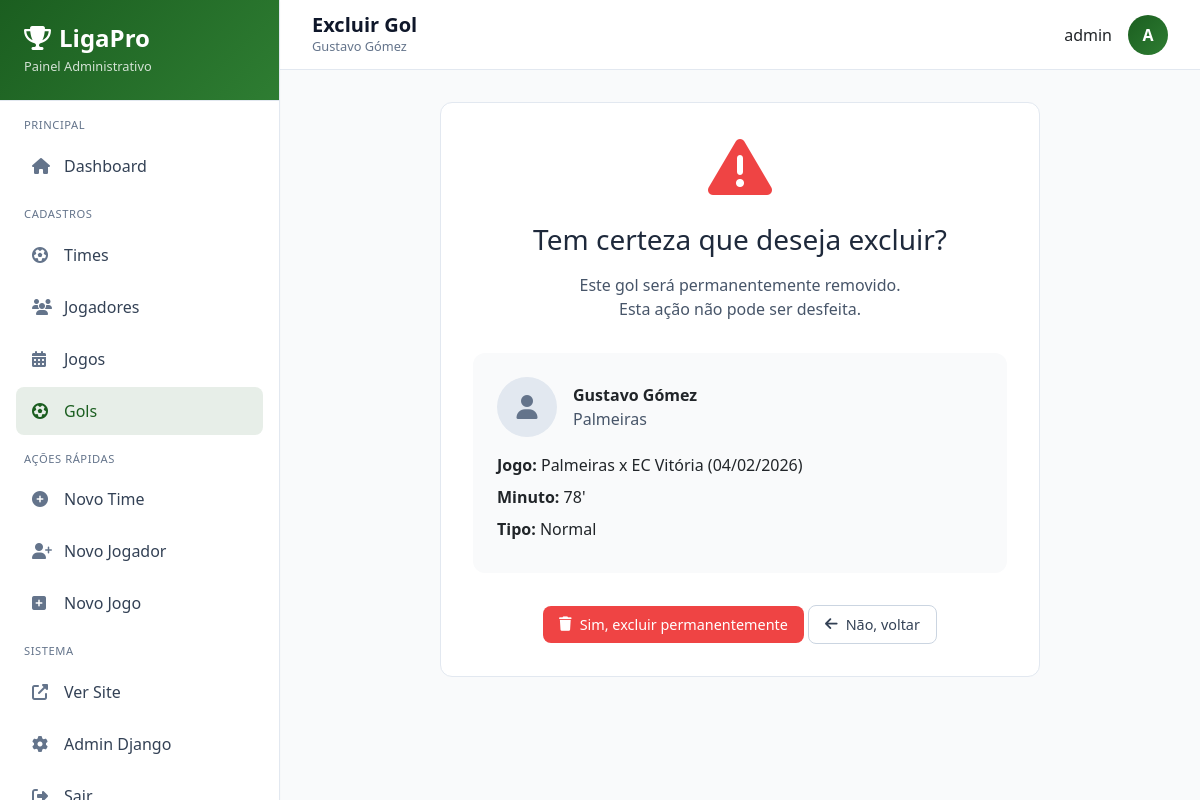
/painel/gols/15/excluir/ (signed in), run on the app's committed database.
### core/models.py (models this page shows, shortened)
class Gol(models.Model):
    TIPOS_GOL = [
        ('NORMAL', 'Normal'),
        ('PENALTI', 'Pênalti'),
        ('FALTA', 'Falta'),
        ('CONTRA', 'Contra'),
    ]
    jogo = models.ForeignKey(Jogo, on_delete=models.CASCADE, related_name='gols', verbose_name='Jogo')
    jogador = models.ForeignKey(Jogador, on_delete=models.CASCADE, related_name='gols', verbose_name='Jogador')
    time = models.ForeignKey(Time, on_delete=models.CASCADE, related_name='gols', verbose_name='Time')
    minuto = models.IntegerField('Minuto do Gol')
    tipo = models.CharField('Tipo de Gol', max_length=10, choices=TIPOS_GOL, default='NORMAL')
    contra = models.BooleanField('Gol Contra?', default=False)
    data_cadastro = models.DateTimeField('Data de Cadastro', auto_now_add=True)
    class Meta:
        verbose_name = 'Gol'
        verbose_name_plural = 'Gols'
        ordering = ['jogo', 'minuto']

class Jogador(models.Model):
    POSICOES = [
        ('GOL', 'Goleiro'),
        ('ZAG', 'Zagueiro'),
        ('LAT', 'Lateral'),
        ('VOL', 'Volante'),
        ('MEI', 'Meio-campo'),
        ('ATA', 'Atacante'),
        ('TEC', 'Técnico'),
    ]
    nome = models.CharField('Nome do Jogador', max_length=100)
    time = models.ForeignKey(Time, on_delete=models.CASCADE, related_name='jogadores', verbose_name='Time')
    numero = models.IntegerField('Número da Camisa', null=True, blank=True)
    posicao = models.CharField('Posição', max_length=3, choices=POSICOES)
    foto = models.ImageField('Foto', upload_to='jogadores/', null=True, blank=True)
    data_nascimento = models.DateField('Data de Nascimento', null=True, blank=True)
    nacionalidade = models.CharField('Nacionalidade', max_length=50, default='Brasileiro')
    ativo = models.BooleanField('Ativo?', default=True)
    data_cadastro = models.DateTimeField('Data de Cadastro', auto_now_add=True)
    class Meta:
        verbose_name = 'Jogador'
        verbose_name_plural = 'Jogadores'
        ordering = ['time', 'posicao', 'numero']

class Time(models.Model):
    nome = models.CharField('Nome do Time', max_length=100)
    logo = models.ImageField('Logo', upload_to='logos/', null=True, blank=True)
    data_criacao = models.DateTimeField('Data de Cadastro', auto_now_add=True)
    class Meta:
        verbose_name = 'Time'
        verbose_name_plural = 'Times'
        ordering = ['nome']

class Jogo(models.Model):
    time_casa = models.ForeignKey(
        Time,
        on_delete=models.CASCADE,
        related_name='jogos_como_casa',
        verbose_name='Time da Casa'
    )
    time_visitante = models.ForeignKey(
        Time,
        on_delete=models.CASCADE,
        related_name='jogos_como_visitante',
        verbose_name='Time Visitante'
    )
    gols_casa = models.IntegerField('Gols do Time da Casa', default=0)
    gols_visitante = models.IntegerField('Gols do Time Visitante', default=0)
    data_jogo = models.DateTimeField('Data do Jogo')
    local = models.CharField('Local do Jogo', max_length=200, blank=True, null=True)
    rodada = models.IntegerField('Rodada', default=1)
    realizado = models.BooleanField('Jogo Realizado?', default=False)
    class Meta:
        verbose_name = 'Jogo'
        verbose_name_plural = 'Jogos'
        ordering = ['-data_jogo']

### painel/views.py (the view)
# urls.py: path('gols/<int:gol_id>/excluir/', views.excluir_gol, name='excluir_gol'),
@staff_member_required
def excluir_gol(request, gol_id):
    gol = get_object_or_404(Gol, id=gol_id)
    if request.method == 'POST':
        descricao = str(gol)
        gol.delete()
        messages.success(request, f'Gol excluído com sucesso!')
        return redirect('painel:lista_gols')
    context = {
        'gol': gol,
    }
    return render(request, 'painel/excluir_gol.html', context)

### templates/painel/excluir_gol.html (shortened to what this page needs)
{% extends 'painel/base_painel.html' %}
{% load static %}
{% block page_title %}Excluir Gol{% endblock %}
{% block page_subtitle %}{{ gol.jogador.nome }}{% endblock %}
{% block content %}
<div class="form-card" style="text-align: center;">
    <i class="fas fa-exclamation-triangle" style="font-size: 4rem; color: var(--danger); margin-bottom: 1.5rem;"></i>
    <h3 style="color: var(--gray-800); margin-bottom: 1rem;">Tem certeza que deseja excluir?</h3>
    <p style="color: var(--gray-600); margin-bottom: 2rem;">
        Este gol será permanentemente removido.<br>
        Esta ação não pode ser desfeita.
    </p>
    <div style="background: var(--gray-50); padding: 1.5rem; border-radius: var(--radius-lg); margin-bottom: 2rem; text-align: left;">
        <div style="display: flex; align-items: center; gap: 1rem; margin-bottom: 1rem;">
            {% if gol.jogador.foto %}
                <img src="{{ gol.jogador.foto.url }}" alt="{{ gol.jogador.nome }}" style="width: 60px; height: 60px; object-fit: cover; border-radius: 50%;">
            {% else %}
                <div style="width: 60px; height: 60px; background: var(--gray-200); border-radius: 50%; display: flex; align-items: center; justify-content: center;">
                    <i class="fas fa-user" style="font-size: 1.5rem; color: var(--gray-500);"></i>
                </div>
            {% endif %}
            <div>
                <p style="margin: 0; font-weight: 600;">{{ gol.jogador.nome }}</p>
                <p style="margin: 0; color: var(--gray-600);">{{ gol.time.nome }}</p>
            </div>
        </div>
        <p style="margin: 0.5rem 0;"><strong>Jogo:</strong> {{ gol.jogo.time_casa.nome }} x {{ gol.jogo.time_visitante.nome }} ({{ gol.jogo.data_jogo|date:"d/m/Y" }})</p>
        <p style="margin: 0.5rem 0;"><strong>Minuto:</strong> {{ gol.minuto }}'</p>
        <p style="margin: 0.5rem 0;"><strong>Tipo:</strong> {% if gol.contra %}Gol Contra{% else %}{{ gol.get_tipo_display }}{% endif %}</p>
    </div>
    <form method="post">
        <button type="submit" class="btn btn-danger">
            <i class="fas fa-trash"></i>
            Sim, excluir permanentemente
        </button>
        <a href="{% url 'painel:lista_gols' %}" class="btn btn-outline">
            <i class="fas fa-arrow-left"></i>
            Não, voltar
        </a>
    </form>
</div>
{% endblock %}

### templates/painel/base_painel.html (shortened to what this page needs)
<!DOCTYPE html>
<html lang="pt-br">
<head>
    <link href="https://cdn.jsdelivr.net/npm/bootstrap@5.3.2/dist/css/bootstrap.min.css" rel="stylesheet">
    <link rel="stylesheet" href="https://cdnjs.cloudflare.com/ajax/libs/font-awesome/6.5.1/css/all.min.css">
</head>
<body>
    <div class="sidebar" id="sidebar">
        <div class="sidebar-header">
            <h3>
                <i class="fas fa-trophy"></i>
                LigaPro
            </h3>
            <p>Painel Administrativo</p>
        </div>
        <div class="sidebar-menu">
            <div class="menu-section">
                <div class="menu-title">Principal</div>
                <a href="{% url 'painel:dashboard' %}" class="menu-item {% if request.resolver_match.url_name == 'dashboard' %}active{% endif %}">
                    <i class="fas fa-home"></i>
                    <span>Dashboard</span>
                </a>
            </div>
            <div class="menu-section">
                <div class="menu-title">Cadastros</div>
                <a href="{% url 'painel:lista_times' %}" class="menu-item {% if 'times' in request.path %}active{% endif %}">
                    <i class="fas fa-futbol"></i>
                    <span>Times</span>
                </a>
                <a href="{% url 'painel:lista_jogadores' %}" class="menu-item {% if 'jogadores' in request.path %}active{% endif %}">
                    <i class="fas fa-users"></i>
                    <span>Jogadores</span>
                </a>
                <a href="{% url 'painel:lista_jogos' %}" class="menu-item {% if 'jogos' in request.path %}active{% endif %}">
                    <i class="fas fa-calendar-alt"></i>
                    <span>Jogos</span>
                </a>
                <a href="{% url 'painel:lista_gols' %}" class="menu-item {% if 'gols' in request.path %}active{% endif %}">
                    <i class="fas fa-futbol"></i>
                    <span>Gols</span>
                </a>
            </div>
            <div class="menu-section">
                <div class="menu-title">Ações Rápidas</div>
                <a href="{% url 'painel:cadastrar_time' %}" class="menu-item">
                    <i class="fas fa-plus-circle"></i>
                    <span>Novo Time</span>
                </a>
                <a href="{% url 'painel:cadastrar_jogador' %}" class="menu-item">
                    <i class="fas fa-user-plus"></i>
                    <span>Novo Jogador</span>
                </a>
                <a href="{% url 'painel:cadastrar_jogo' %}" class="menu-item">
                    <i class="fas fa-plus-square"></i>
                    <span>Novo Jogo</span>
                </a>
            </div>
            <div class="menu-section">
                <div class="menu-title">Sistema</div>
                <a href="/" class="menu-item" target="_blank">
                    <i class="fas fa-external-link-alt"></i>
                    <span>Ver Site</span>
                </a>
                <a href="{% url 'admin:index' %}" class="menu-item">
                    <i class="fas fa-cog"></i>
                    <span>Admin Django</span>
                </a>
                <a href="{% url 'logout' %}" class="menu-item">
                    <i class="fas fa-sign-out-alt"></i>
                    <span>Sair</span>
                </a>
            </div>
        </div>
    </div>
    <div class="main-content">
        <div class="top-header">
            <div class="page-title">
                <h2>{% block page_title %}Dashboard{% endblock %}</h2>
                <p>{% block page_subtitle %}Bem-vindo ao painel{% endblock %}</p>
            </div>
            <div class="user-info">
                <span>{{ user.get_full_name|default:user.username }}</span>
                <div class="user-avatar">
                    {{ user.username|first|upper }}
                </div>
            </div>
        </div>
        <div class="content-area">
            {% block content %}{% endblock %}
        </div>
    </div>
</body>
</html>

### templates/painel/base_painel.html (style rules this page uses)
:root { --primary: #1b5e20; --primary-dark: #0d3c0d; --primary-light: #2e7d32; --secondary: #64748b; --success: #10b981; --danger: #ef4444; --warning: #f59e0b; --gray-50: #f9fafb; --gray-100: #f1f5f9; --gray-200: #e2e8f0; --gray-300: #cbd5e1; --gray-400: #94a3b8; --gray-500: #64748b; --gray-600: #475569; --gray-700: #334155; --gray-800: #1e293b; --gray-900: #0f172a; --sidebar-width: 280px; --header-height: 70px; --shadow-sm: 0 1px 2px 0 rgb(0 0 0 / 0.03); --shadow-md: 0 4px 6px -1px rgb(0 0 0 / 0.05); --shadow-lg: 0 10px 15px -3px rgb(0 0 0 / 0.05); --radius-sm: 0.375rem; --radius-md: 0.5rem; --radius-lg: 0.75rem; --radius-xl: 1rem; }
* { margin: 0; padding: 0; box-sizing: border-box; }
body { font-family: 'Segoe UI', Tahoma, Geneva, Verdana, sans-serif; background: var(--gray-50); display: flex; min-height: 100vh; }
.sidebar { width: var(--sidebar-width); background: white; border-right: 1px solid var(--gray-200); box-shadow: var(--shadow-sm); position: fixed; left: 0; top: 0; bottom: 0; overflow-y: auto; transition: all 0.3s ease; z-index: 1000; }
.sidebar-header { padding: 1.5rem; border-bottom: 1px solid var(--gray-200); background: linear-gradient(135deg, var(--primary), var(--primary-light)); color: white; }
.sidebar-header h3 { margin: 0; font-size: 1.5rem; font-weight: 600; display: flex; align-items: center; gap: 0.5rem; }
.sidebar-header p { margin: 0.25rem 0 0; font-size: 0.8rem; opacity: 0.8; }
.sidebar-menu { padding: 1rem 0; }
.menu-section { padding: 0 1rem; margin-bottom: 1rem; }
.menu-title { font-size: 0.7rem; text-transform: uppercase; letter-spacing: 0.05em; color: var(--gray-500); padding: 0 0.5rem; margin-bottom: 0.5rem; }
.menu-item { display: flex; align-items: center; gap: 0.75rem; padding: 0.75rem 1rem; color: var(--gray-700); text-decoration: none; border-radius: var(--radius-md); transition: all 0.2s ease; margin-bottom: 0.25rem; }
.menu-item i { width: 20px; color: var(--gray-500); font-size: 1rem; }
.menu-item.active { background: rgba(27, 94, 32, 0.1); color: var(--primary); font-weight: 500; }
.menu-item.active i { color: var(--primary); }
.main-content { flex: 1; margin-left: var(--sidebar-width); min-height: 100vh; display: flex; flex-direction: column; }
.top-header { height: var(--header-height); background: white; border-bottom: 1px solid var(--gray-200); padding: 0 2rem; display: flex; align-items: center; justify-content: space-between; position: sticky; top: 0; z-index: 999; }
.page-title h2 { font-size: 1.25rem; font-weight: 600; color: var(--gray-900); margin: 0; }
.page-title p { font-size: 0.8rem; color: var(--gray-500); margin: 0; }
.user-info { display: flex; align-items: center; gap: 1rem; }
.user-avatar { width: 40px; height: 40px; background: linear-gradient(135deg, var(--primary), var(--primary-light)); border-radius: 50%; display: flex; align-items: center; justify-content: center; color: white; font-weight: 600; }
.content-area { padding: 2rem; flex: 1; }
.btn { padding: 0.5rem 1rem; border-radius: var(--radius-md); font-size: 0.9rem; font-weight: 500; text-decoration: none; display: inline-flex; align-items: center; gap: 0.5rem; transition: all 0.2s ease; border: none; cursor: pointer; }
.btn-outline { background: transparent; border: 1px solid var(--gray-300); color: var(--gray-700); }
.btn-danger { background: var(--danger); color: white !important; }
.form-card { background: white; border-radius: var(--radius-lg); border: 1px solid var(--gray-200); padding: 2rem; max-width: 600px; margin: 0 auto; }

### data on the page
Gol: jogador.nome "Gustavo Gómez", time.nome "Palmeiras", jogo.time_casa.nome "Palmeiras", jogo.time_visitante.nome "EC Vitória", jogo.data_jogo "04/02/2026", minuto "78", tipo "Normal"

### other printed values
{{ user.get_full_name|default:user.username }} "admin"
{{ user.username|first|upper }} "A"
